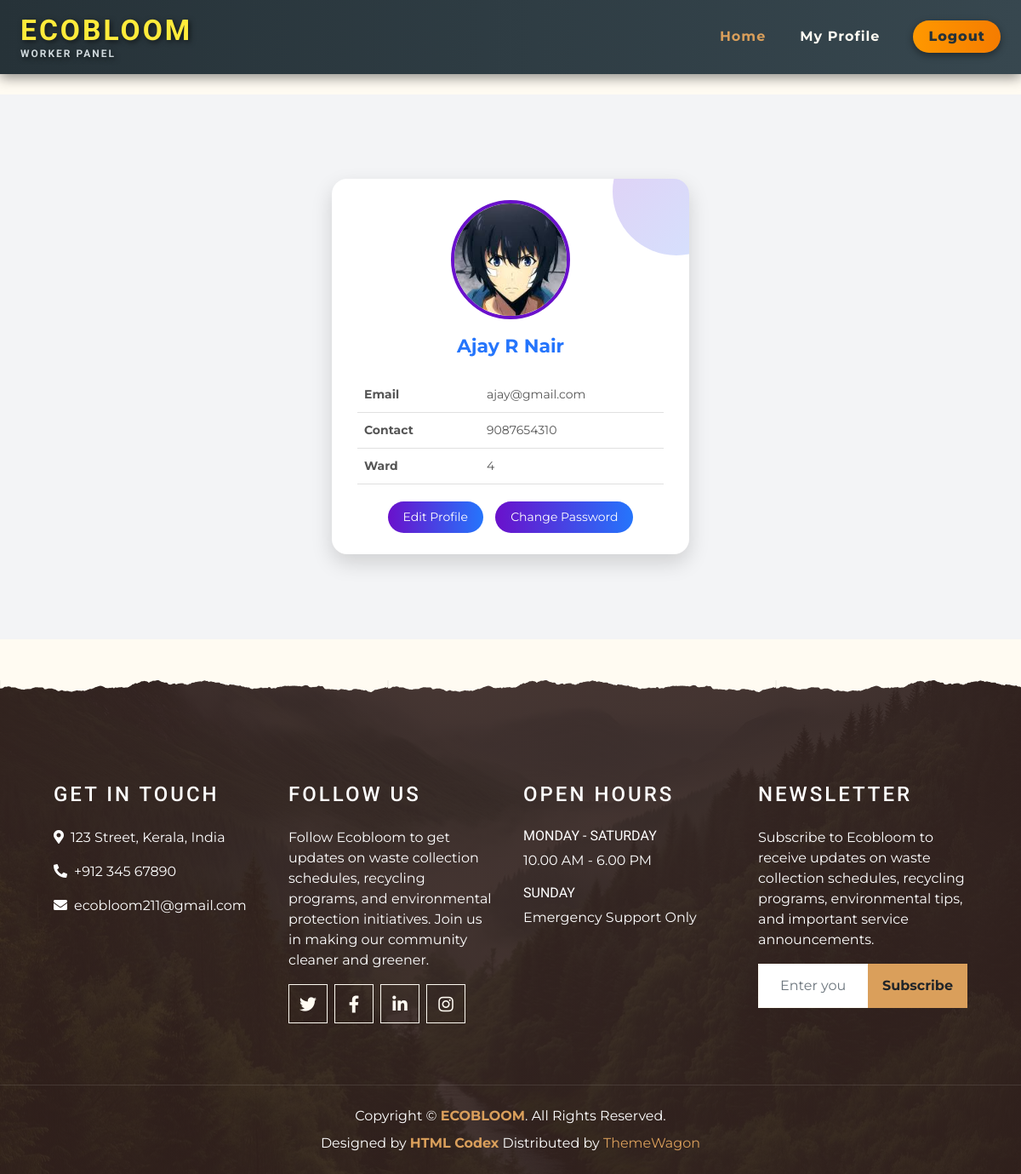
/worker/Profile/ (signed in), run on the app's committed database.
### Guest/models.py (models this page shows)
class tbl_worker(models.Model):
    worker_name=models.CharField(max_length=50)
    worker_email=models.CharField(max_length=50)
    worker_contact=models.CharField(max_length=50)
    worker_address=models.CharField(max_length=50)
    worker_photo=models.FileField(upload_to='Assets/workerDocs/')
    worker_password=models.CharField(max_length=50)
    worker_proof=models.FileField(upload_to='Assets/workerDocs/')
    worker_status=models.IntegerField(default=0)
    worker_latitude=models.CharField(max_length=50,null=True)
    worker_longitude=models.CharField(max_length=50,null=True)
    worker_curr_city=models.CharField(max_length=50,null=True)

### worker/models.py (models this page shows)
class tbl_assignward(models.Model):
    assignward_date=models.DateField(auto_now_add=True)
    ward_id=models.ForeignKey(tbl_ward, on_delete=models.CASCADE)
    worker_id=models.ForeignKey(tbl_worker, on_delete=models.CASCADE)

### Admin/models.py (models this page shows)
class tbl_ward(models.Model):
    ward_number=models.CharField(max_length=50)

### worker/views.py (the view)
# urls.py: path('Profile/',views.Profile,name="Profile"),
def Profile(request):
    if "wid" not in request.session:
        return redirect("Guest:Login")
    else:
        profiledata=tbl_worker.objects.get(id=request.session['wid'])
        assignwardata=tbl_assignward.objects.filter(worker_id=request.session['wid']).last()
        return render(request,"worker/Profile.html",{'Data':profiledata,'assignwardata':assignwardata})

### worker/Templates/Worker/Profile.html (shortened to what this page needs)
{% extends 'worker/Head.html' %}
{% block content %}
<div class="worker-profile-container">
    <div class="worker-profile-card">
        <img src="{{Data.worker_photo.url}}" alt="Worker Photo" class="worker-photo">
        <div class="worker-name">{{Data.worker_name}}</div>
        <table class="worker-profile-table">
            <tr>
                <td>Email</td>
                <td>{{Data.worker_email}}</td>
            </tr>
            <tr>
                <td>Contact</td>
                <td>{{Data.worker_contact}}</td>
            </tr>
            <tr>
                <td>Ward</td>
                <td>{{assignwardata.ward_id.ward_number}}</td>
            </tr>
        </table>
        <div class="worker-btns">
            <a href="{% url 'worker:EditProfile' %}">Edit Profile</a>
            <a href="{% url 'worker:ChangePassword' %}">Change Password</a>
        </div>
    </div>
</div>
{% endblock content %}

### worker/Templates/Worker/Profile.html (style rules this page uses)
.worker-profile-container { display: flex; justify-content: center; align-items: center; min-height: 80vh; background: #f3f4f6; animation: fadeIn 0.8s ease; }
.worker-profile-card { background: #ffffff; border-radius: 18px; box-shadow: 0 10px 25px rgba(0,0,0,0.15); width: 420px; padding: 25px 30px; position: relative; overflow: hidden; }
.worker-profile-card::before { content: ''; position: absolute; top: -60px; right: -60px; width: 150px; height: 150px; background: linear-gradient(135deg, #6a11cb, #2575fc); border-radius: 50%; opacity: 0.2; }
.worker-photo { width: 140px; height: 140px; border-radius: 50%; border: 4px solid #6a11cb; object-fit: cover; margin: 0 auto 15px auto; display: block; transition: transform 0.3s ease; }
.worker-name { text-align: center; font-size: 22px; color: #2575fc; margin-bottom: 20px; font-weight: bold; }
.worker-profile-table { width: 100%; border-collapse: collapse; margin-bottom: 20px; }
.worker-profile-table td { padding: 10px 8px; font-size: 14px; border-bottom: 1px solid #e0e0e0; }
.worker-profile-table td:first-child { font-weight: bold; color: #555; width: 40%; }
.worker-btns { text-align: center; margin-top: 10px; }
.worker-btns a { background: linear-gradient(90deg, #6a11cb, #2575fc); color: white; padding: 8px 18px; border-radius: 20px; text-decoration: none; font-size: 14px; transition: 0.3s ease; margin: 0 5px; display: inline-block; }

### data on the page
tbl_worker: worker_photo (picture), worker_name "Ajay R Nair", worker_email "ajay@gmail.com", worker_contact "9087654310"
tbl_assignward: ward_id.ward_number "4"
